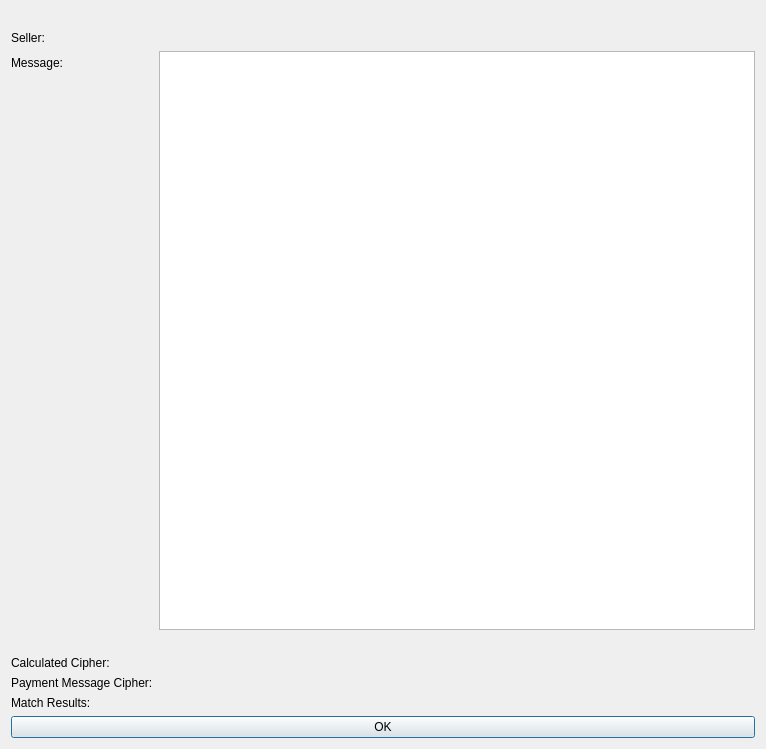
<?xml version="1.0" encoding="UTF-8"?>
<ui version="4.0">
 <class>EscrowCipherTool</class>
 <widget class="QDialog" name="EscrowCipherTool">
  <property name="geometry">
   <rect>
    <x>0</x>
    <y>0</y>
    <width>766</width>
    <height>749</height>
   </rect>
  </property>
  <property name="windowTitle">
   <string>Escrow Cipher Tool</string>
  </property>
  <layout class="QVBoxLayout" name="verticalLayout">
   <item>
    <widget class="QLabel" name="cipherInfo">
     <property name="text">
      <string/>
     </property>
     <property name="wordWrap">
      <bool>true</bool>
     </property>
    </widget>
   </item>
   <item>
    <layout class="QFormLayout" name="formLayout">
     <property name="fieldGrowthPolicy">
      <enum>QFormLayout::AllNonFixedFieldsGrow</enum>
     </property>
     <item row="0" column="0">
      <widget class="QLabel" name="label">
       <property name="text">
        <string>Seller:</string>
       </property>
      </widget>
     </item>
     <item row="0" column="1">
      <widget class="QLabel" name="labelAlias">
       <property name="text">
        <string/>
       </property>
       <property name="wordWrap">
        <bool>true</bool>
       </property>
      </widget>
     </item>
     <item row="1" column="0">
      <widget class="QLabel" name="label_2">
       <property name="text">
        <string>Message:</string>
       </property>
      </widget>
     </item>
     <item row="1" column="1">
      <widget class="QTextEdit" name="messageEdit"/>
     </item>
     <item row="2" column="1">
      <widget class="QLabel" name="aliasDisclaimer">
       <property name="text">
        <string/>
       </property>
      </widget>
     </item>
     <item row="3" column="0">
      <widget class="QLabel" name="certDataLabel">
       <property name="text">
        <string>Calculated Cipher:</string>
       </property>
      </widget>
     </item>
     <item row="3" column="1">
      <widget class="QLabel" name="labelCipher">
       <property name="text">
        <string/>
       </property>
       <property name="wordWrap">
        <bool>true</bool>
       </property>
      </widget>
     </item>
     <item row="4" column="0">
      <widget class="QLabel" name="label_3">
       <property name="text">
        <string>Payment Message Cipher:</string>
       </property>
      </widget>
     </item>
     <item row="4" column="1">
      <widget class="QLabel" name="labelEscrowCipher">
       <property name="text">
        <string/>
       </property>
       <property name="wordWrap">
        <bool>true</bool>
       </property>
      </widget>
     </item>
     <item row="5" column="0">
      <widget class="QLabel" name="label_4">
       <property name="text">
        <string>Match Results:</string>
       </property>
      </widget>
     </item>
     <item row="5" column="1">
      <widget class="QLabel" name="labelResult">
       <property name="text">
        <string/>
       </property>
       <property name="wordWrap">
        <bool>true</bool>
       </property>
      </widget>
     </item>
    </layout>
   </item>
   <item>
    <widget class="QPushButton" name="okButton">
     <property name="text">
      <string>OK</string>
     </property>
    </widget>
   </item>
  </layout>
 </widget>
 <resources/>
 <connections/>
</ui>
